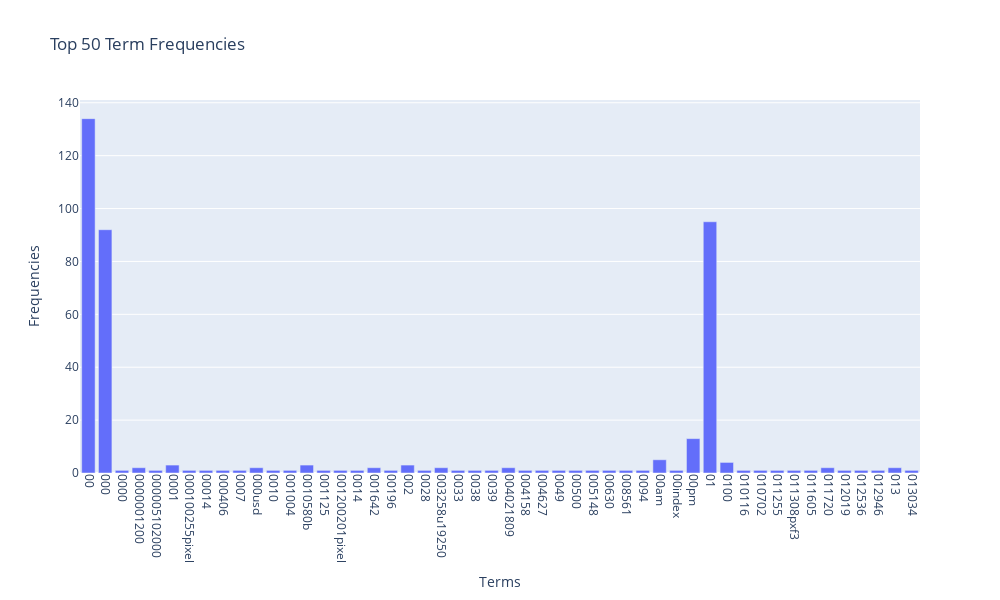

This figure's notebook cell:
### Markdown cell above
### >>> **Exercise 13 (take home):** 
The chart above only contains 300 vocabulary in the documents, and it's already computationally intensive to both compute and visualize. Can you efficiently reduce the number of terms you want to visualize as an exercise.

### Code cell
# Answer here
# Just same as previous exercise but only choose 50 terms

# Prepare data
terms = count_vect.get_feature_names_out()[:50]
freqs = term_frequencies[:50]

# Create bar chart
fig = px.bar(
    x=terms,
    y=freqs,
    labels={'x': 'Terms', 'y': 'Frequencies'},
    title="Top 50 Term Frequencies"
)

# Rotate x-axis labels for readability
fig.update_layout(
    xaxis=dict(tickangle=90),
    width=1000,
    height=600
)

fig.show()

### Figure 1 — Plotly figure (JSON) as saved in the notebook; plotly's stock layout.template omitted (floating-point values rounded to 4 significant figures)
{"data": [{"hovertemplate": "Terms=%{x}<br>Frequencies=%{y}<extra></extra>", "legendgroup": "", "marker": {"color": "#636efa", "pattern": {"shape": ""}}, "name": "", "orientation": "v", "showlegend": false, "textposition": "auto", "type": "bar", "x": ["00", "000", "0000", "0000001200", "000005102000", "0001", "000100255pixel", "00014", "000406", "0007", "000usd", "0010", "001004", "0010580b", "001125", "001200201pixel", "0014", "001642", "00196", "002", "0028", "003258u19250", "0033", "0038", "0039", "004021809", "004158", "004627", "0049", "00500", "005148", "00630", "008561", "0094", "00am", "00index", "00pm", "01", "0100", "010116", "010702", "011255", "011308pxf3", "011605", "011720", "012019", "012536", "012946", "013", "013034"], "xaxis": "x", "y": [134, 92, 1, 2, 1, 3, 1, 1, 1, 1, 2, 1, 1, 3, 1, 1, 1, 2, 1, 3, 1, 2, 1, 1, 1, 2, 1, 1, 1, 1, 1, 1, 1, 1, 5, 1, 13, 95, 4, 1, 1, 1, 1, 1, 2, 1, 1, 1, 2, 1], "yaxis": "y"}], "layout": {"barmode": "relative", "height": 600, "legend": {"tracegroupgap": 0}, "title": {"text": "Top 50 Term Frequencies"}, "width": 1000, "xaxis": {"anchor": "y", "domain": [0, 1], "tickangle": 90, "title": {"text": "Terms"}}, "yaxis": {"anchor": "x", "domain": [0, 1], "title": {"text": "Frequencies"}}}}
